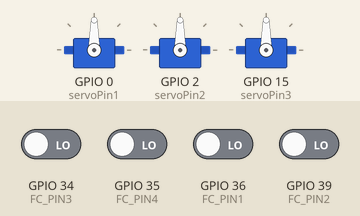
Simulated run of this sketch. Board: ESP32-C3. On the bench: 3 × servo. The test bench sets the inputs (shaded band); at power-on: GPIO 34 (FC_PIN3), GPIO 35 (FC_PIN4), GPIO 36 (FC_PIN1), GPIO 39 (FC_PIN2) LOW.

Above: at 2.2 s.
2.3 s: GPIO 34 (FC_PIN3) driven HIGH
At 2.45 s:
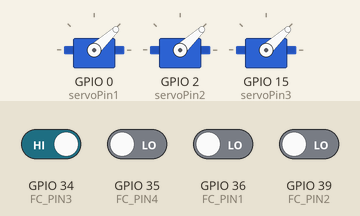
At 3.95 s:
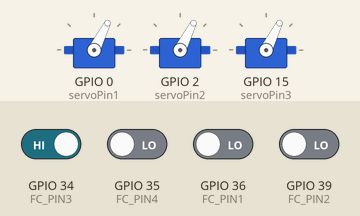
5.3 s: GPIO 36 (FC_PIN1) driven HIGH
At 10.55 s:
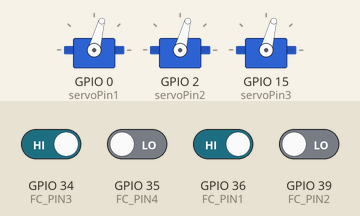
Timing chart, 0 to 14.3 s (numbered marks = the images above; inputs shaded):
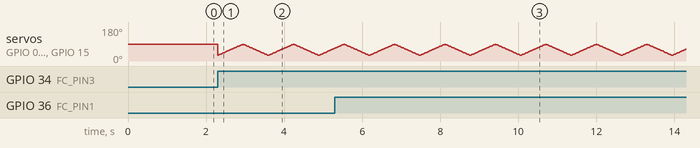

The sketch:

PruebaServo_FinC.ino
```cpp
// Include the ESP32 Arduino Servo Library instead of the original Arduino Servo Library
#include <ESP32Servo.h>

Servo servo_1;  // pin 0
Servo servo_2;  // pin 2
Servo servo_3;  // pin 15

// Possible PWM GPIO pins on the ESP32: 0(used by on-board button),2,4,5(used by on-board LED),12-19,21-23,25-27,32-33
// Possible PWM GPIO pins on the ESP32-S2: 0(used by on-board button),1-17,18(used by on-board LED),19-21,26,33-42
// Possible PWM GPIO pins on the ESP32-S3: 0(used by on-board button),1-21,35-45,47,48(used by on-board LED)
// Possible PWM GPIO pins on the ESP32-C3: 0(used by on-board button),1-7,8(used by on-board LED),9-10,18-21
int servoPin3 = 15;  // GPIO pin used to connect the servo control (digital out)
int servoPin1 = 0;
int servoPin2 = 2;


// Possible ADC pins on the ESP32: 0,2,4,12-15,32-39; 34-39 are recommended for analog input
// Possible ADC pins on the ESP32-S2: 1-20 are recommended for analog input
#define MAX_POS_DEGREE 88
#define MIN_POS_DEGREE 30
//Pines de FC
#define FC_PIN1 36
#define FC_PIN2 39
#define FC_PIN3 34
#define FC_PIN4 35

float delayPerDegreeFast = 10000;
float delayPerDegreeSlow = 10000;
float microDelay = 10000;
float antes = 0;
int posDegrees = MIN_POS_DEGREE;
bool dir = true;
void setup() {
  //Serial.begin(115200);
  // Allow allocation of all timers
  ESP32PWM::allocateTimer(0);
  ESP32PWM::allocateTimer(1);
  ESP32PWM::allocateTimer(2);
  ESP32PWM::allocateTimer(3);
  servo_1.setPeriodHertz(50);  // Standard 50hz servo
  servo_1.attach(servoPin1, 500, 2400);

  servo_2.setPeriodHertz(50);  // Standard 50hz servo
  servo_2.attach(servoPin2, 500, 2400);

  servo_3.setPeriodHertz(50);  // Standard 50hz servo
  servo_3.attach(servoPin3, 500, 2400);

  pinMode(FC_PIN1, INPUT);
  pinMode(FC_PIN2, INPUT);
  pinMode(FC_PIN3, INPUT);
  pinMode(FC_PIN4, INPUT);

  delay(1000);
}
float recalculoDelay() {
  if(posDegrees == 0) return 1000000;
  if(dir)return delayPerDegreeFast;
  return delayPerDegreeSlow;
}
void tick() {
  if (dir) posDegrees++;
  else posDegrees--;
  //Serial.println(posDegrees);
  servo_1.write(posDegrees);
  servo_2.write(posDegrees);
  servo_3.write(posDegrees);
  if (posDegrees == MIN_POS_DEGREE || posDegrees > MAX_POS_DEGREE) dir = !dir;
}
bool checkFC(int pin){
  return digitalRead(pin);
}
bool checkFCs(){
  if(checkFC(FC_PIN1)){
    //Serial.println("FC_PIN1");
    return true;
  }
  if(checkFC(FC_PIN2)){
    //Serial.println("FC_PIN2");
    return true;
  }
  if(checkFC(FC_PIN3)){
    //Serial.println("FC_PIN3");
    return true;
  }
  if(checkFC(FC_PIN4)){
    //Serial.println("FC_PIN4");
    return true;
  }
  return false;
}
void loop() {


  if (micros() - antes > microDelay && checkFCs()) {
    //Reseteo del antes con el ahora del micros
    antes = micros();

    //Acción Tick que tengamos que hacer
    tick();

    //Recálculo del Periodo (tiempo para el siguiente tick)
    microDelay = recalculoDelay();
  }

}
```
